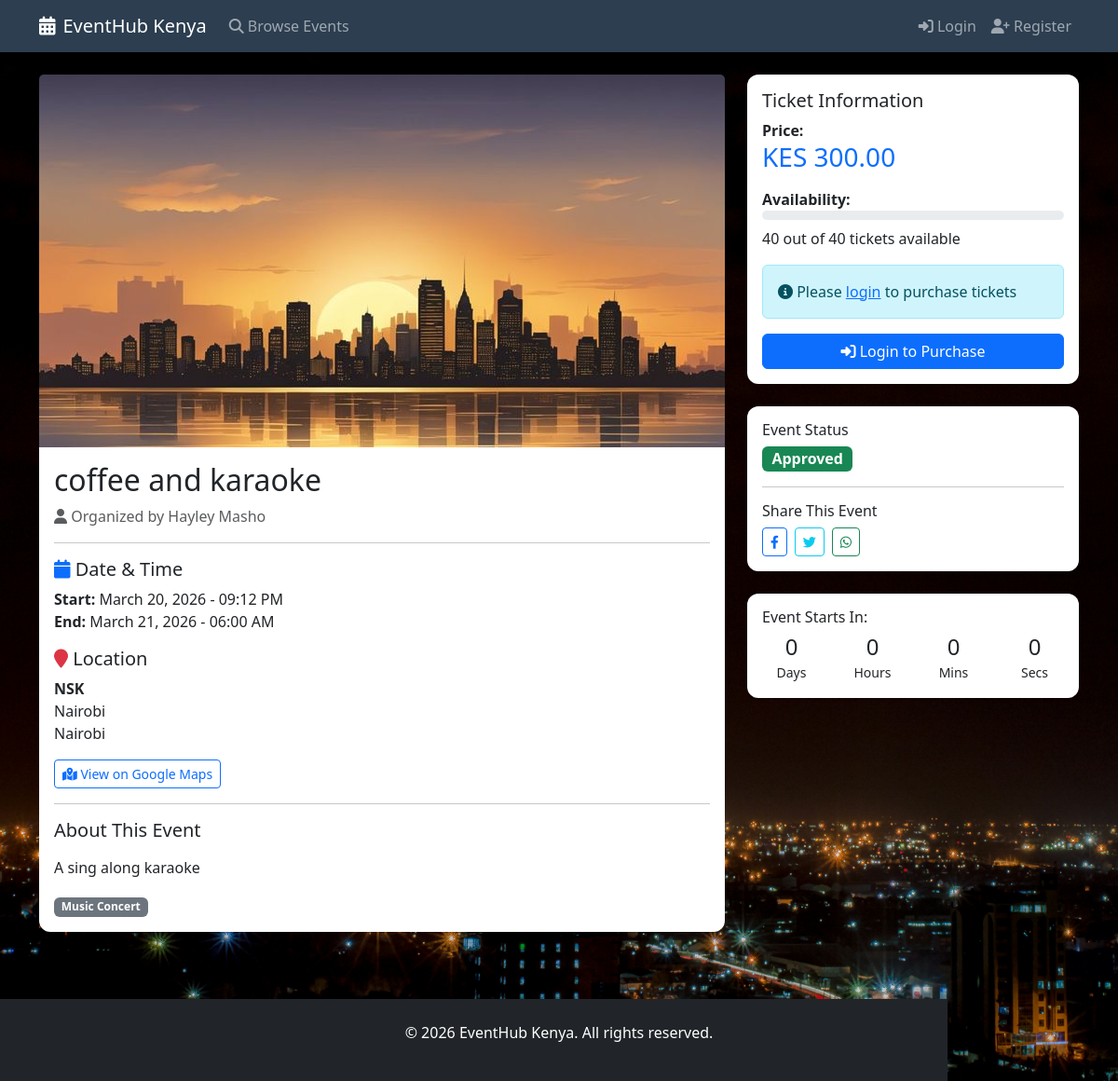
The app's page /events/2/ with its own data.
### events/models.py (models this page shows, shortened)
class Event(models.Model):
    STATUS_CHOICES = (
        ('draft', 'Draft'),
        ('pending', 'Pending Approval'),
        ('approved', 'Approved'),
        ('rejected', 'Rejected'),
        ('cancelled', 'Cancelled'),
        ('completed', 'Completed'),
    )
    title = models.CharField(max_length=200)
    description = models.TextField()
    category = models.ForeignKey(Category, on_delete=models.SET_NULL, null=True)
    organizer = models.ForeignKey(settings.AUTH_USER_MODEL, on_delete=models.CASCADE)
    venue = models.CharField(max_length=200)
    address = models.TextField()
    city = models.CharField(max_length=100)
    start_date = models.DateTimeField()
    end_date = models.DateTimeField()
    registration_deadline = models.DateTimeField()
    featured_image = models.ImageField(upload_to='event_images/', blank=True, null=True)
    total_capacity = models.PositiveIntegerField(default=100)
    tickets_sold = models.PositiveIntegerField(default=0)
    price = models.DecimalField(max_digits=10, decimal_places=2, default=0.00)
    status = models.CharField(max_length=20, choices=STATUS_CHOICES, default='pending')
    created_at = models.DateTimeField(auto_now_add=True)
    updated_at = models.DateTimeField(auto_now=True)
    class Meta:
        ordering = ['-created_at']
    @property
    def available_tickets(self):
        return self.total_capacity - self.tickets_sold
    @property
    def is_free(self):
        return self.price == 0

class Category(models.Model):
    name = models.CharField(max_length=100)
    description = models.TextField(blank=True)
    class Meta:
        verbose_name_plural = "Categories"

### accounts/models.py (models this page shows, shortened)
class User(AbstractUser):
    USER_TYPES = (
        ('event_goer', 'Event Goer'),
        ('organizer', 'Event Organizer'),
        ('admin', 'Administrator'),
    )
    user_type = models.CharField(max_length=20, choices=USER_TYPES, default='event_goer')
    phone_number = models.CharField(max_length=15, blank=True)

### events/views.py (the view)
# urls.py: path('<int:pk>/', views.event_detail, name='event_detail'),
def event_detail(request, pk):
    if request.user.is_authenticated and (request.user.is_superuser or request.user.user_type == 'admin'):
        event = get_object_or_404(Event, pk=pk)
    else:
        event = get_object_or_404(Event, pk=pk, status='approved')
    context = {
        'event': event,
    }
    return render(request, 'events/event_detail.html', context)

### templates/events/event_detail.html (shortened to what this page needs)
{% extends 'base.html' %}
{% block content %}
<div class="row">
    <div class="col-md-8">
        <div class="card mb-4">
            {% if event.featured_image %}
            <img src="{{ event.featured_image.url }}" class="card-img-top" alt="{{ event.title }}" style="max-height: 400px; object-fit: cover;">
            {% else %}
            <div class="bg-light text-center p-5">
                <i class="fas fa-image fa-4x text-muted mb-3"></i>
                <p class="text-muted">No image available for this event</p>
            </div>
            {% endif %}
            <div class="card-body">
                <h2 class="card-title">{{ event.title }}</h2>
                <p class="text-muted">
                    <i class="fas fa-user"></i> Organized by {{ event.organizer.username }}
                </p>
                <hr>
                <div class="mb-3">
                    <h5><i class="fas fa-calendar text-primary"></i> Date & Time</h5>
                    <p>
                        <strong>Start:</strong> {{ event.start_date|date:"F d, Y - h:i A" }}<br>
                        <strong>End:</strong> {{ event.end_date|date:"F d, Y - h:i A" }}
                    </p>
                </div>
                <div class="mb-3">
                    <h5><i class="fas fa-map-marker text-danger"></i> Location</h5>
                    <p>
                        <strong>{{ event.venue }}</strong><br>
                        {{ event.address }}<br>
                        {{ event.city }}
                    </p>
                    <a href="https://maps.google.com/?q={{ event.venue }},{{ event.city }}" target="_blank" class="btn btn-sm btn-outline-primary">
                        <i class="fas fa-map-marked-alt"></i> View on Google Maps
                    </a>
                </div>
                <hr>
                <h5>About This Event</h5>
                <p>{{ event.description|linebreaks }}</p>
                <div class="mt-3">
                    <span class="badge bg-secondary">{{ event.category.name }}</span>
                </div>
            </div>
        </div>
    </div>
    <div class="col-md-4">
        <div class="card mb-4">
            <div class="card-body">
                <h5 class="card-title">Ticket Information</h5>
                <div class="mb-3">
                    <strong>Price:</strong><br>
                    {% if event.is_free %}
                        <span class="badge bg-success fs-6">FREE ENTRY</span>
                    {% else %}
                        <h3 class="text-primary">KES {{ event.price }}</h3>
                    {% endif %}
                </div>
                <div class="mb-3">
                    <strong>Availability:</strong><br>
                    <div class="progress mb-2" style="height: 10px;">
                    </div>
                    <p>{{ event.available_tickets }} out of {{ event.total_capacity }} tickets available</p>
                </div>
                {% if user.is_authenticated %}
                    {% if user.user_type == 'event_goer' %}
                        <a href="{% url 'tickets:purchase' event.id %}" class="btn btn-success w-100 btn-lg">
                            <i class="fas fa-shopping-cart"></i> Get Tickets
                        </a>
                        <a href="{% url 'tickets:my_tickets' %}" class="btn btn-outline-primary w-100 mt-2">
                            <i class="fas fa-ticket-alt"></i> View My Tickets
                        </a>
                    {% endif %}
                    {% if user == event.organizer %}
                        <div class="d-grid gap-2 mt-2">
                            <a href="{% url 'events:edit_event' event.id %}" class="btn btn-warning">
                                <i class="fas fa-edit"></i> Edit Event
                            </a>
                            <a href="{% url 'dashboard:event_analytics' event.id %}" class="btn btn-info">
                                <i class="fas fa-chart-bar"></i> View Analytics
                            </a>
                        </div>
                    {% endif %}
                    {% if user.is_superuser or user.user_type == 'admin' %}
                        <div class="mt-3">
                            <span class="badge bg-warning">Admin View</span>
                            {% if event.status == 'pending' %}
                            <div class="d-grid gap-2 mt-2">
                                <a href="{% url 'dashboard:approve_event' event.id %}" class="btn btn-success">
                                    <i class="fas fa-check"></i> Approve Event
                                </a>
                            </div>
                            {% endif %}
                        </div>
                    {% endif %}
                {% else %}
                    <div class="alert alert-info">
                        <i class="fas fa-info-circle"></i> Please <a href="{% url 'login' %}?next={{ request.path }}">login</a> to purchase tickets
                    </div>
                    <a href="{% url 'login' %}?next={{ request.path }}" class="btn btn-primary w-100">
                        <i class="fas fa-sign-in-alt"></i> Login to Purchase
                    </a>
                {% endif %}
            </div>
        </div>
        <div class="card mb-4">
            <div class="card-body">
                <h6>Event Status</h6>
                <span class="badge {% if event.status == 'approved' %}bg-success{% elif event.status == 'pending' %}bg-warning{% else %}bg-danger{% endif %} fs-6">
                    {{ event.get_status_display }}
                </span>
                <hr>
                <h6>Share This Event</h6>
                <div class="d-flex gap-2">
                    <a href="https://www.facebook.com/sharer/sharer.php?u={{ request.build_absolute_uri }}" target="_blank" class="btn btn-outline-primary btn-sm">
                        <i class="fab fa-facebook-f"></i>
                    </a>
                    <a href="https://twitter.com/intent/tweet?text={{ event.title }}&url={{ request.build_absolute_uri }}" target="_blank" class="btn btn-outline-info btn-sm">
                        <i class="fab fa-twitter"></i>
                    </a>
                    <a href="https://wa.me/?text={{ event.title }} - {{ request.build_absolute_uri }}" target="_blank" class="btn btn-outline-success btn-sm">
                        <i class="fab fa-whatsapp"></i>
                    </a>
                </div>
            </div>
        </div>
        <div class="card">
            <div class="card-body">
                <h6>Event Starts In:</h6>
                <div class="row text-center">
                    <div class="col-3">
                        <div class="h4 mb-0" id="days">0</div>
                        <small>Days</small>
                    </div>
                    <div class="col-3">
                        <div class="h4 mb-0" id="hours">0</div>
                        <small>Hours</small>
                    </div>
                    <div class="col-3">
                        <div class="h4 mb-0" id="minutes">0</div>
                        <small>Mins</small>
                    </div>
                    <div class="col-3">
                        <div class="h4 mb-0" id="seconds">0</div>
                        <small>Secs</small>
                    </div>
                </div>
            </div>
        </div>
    </div>
</div>
{% endblock %}

### static/style.css (style rules this page uses)
html, body { background-image: url('/static/images/city.jpg') !important; background-size: cover !important; background-position: center !important; background-attachment: fixed !important; background-repeat: no-repeat !important; }
.card { background-color: white !important; border: none; border-radius: 12px; }

### templates/events/event_detail.html (style rules this page uses)
.progress { background-color: #e9ecef; border-radius: 10px; }

### records on screen
Event: featured_image (picture), title "coffee and karaoke", organizer.username "Hayley Masho", start_date "March 20, 2026 - 09:12 PM", end_date "March 21, 2026 - 06:00 AM", venue "NSK", address "Nairobi", city "Nairobi", description "A sing along karaoke", category.name "Music Concert", price "300.00", available_tickets "40", total_capacity "40", status "Approved"
